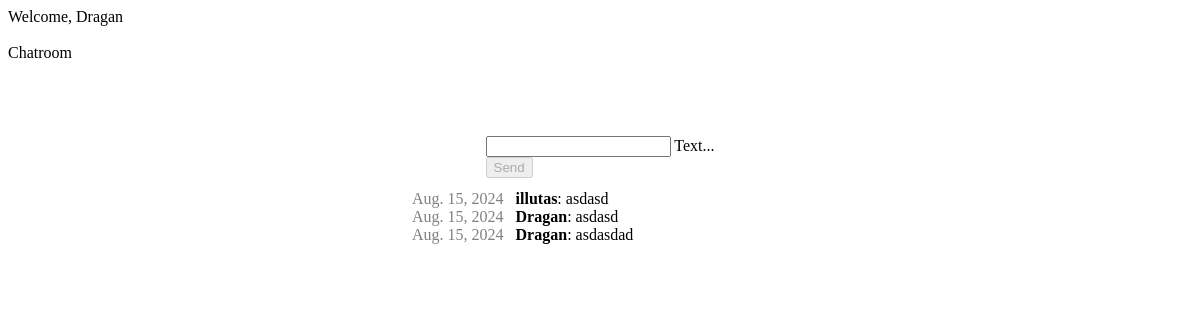
Before: /chat/ (signed in) with the older database file.
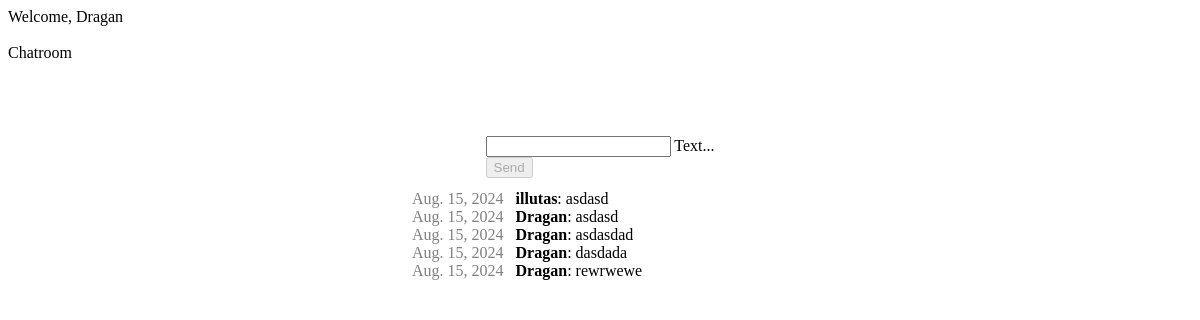
After: the same page with the newer database file.
### chat/models.py (models this page shows)
class Message(models.Model):
    text = models.CharField(max_length=500)
    created_at = models.DateField(default=date.today)
    author = models.ForeignKey(settings.AUTH_USER_MODEL, on_delete=models.CASCADE, related_name='author_message_set')
    receiver = models.ForeignKey(settings.AUTH_USER_MODEL, on_delete=models.CASCADE, related_name='receiver_message_set')
    chat = models.ForeignKey(Chat, on_delete=models.CASCADE, default=None, blank=True, null=True)

### chat/views.py (the view, shortened to what this page needs)
# urls.py: path('chat/', index, name='chat'),
@login_required(login_url='/login/')
def index(request):
    chatMessages = Message.objects.filter(chat__id=1)
    return render(request, 'chat/index.html', {'messages': chatMessages})

### chat/templates/chat/index.html (shortened to what this page needs)
{% extends "base.html" %} {% block content %}
<div class="page-content">
  {% if request.user.is_authenticated %}
  <form onsubmit="sendMessage(); return false" method="post">
    <div class="mdl-textfield mdl-js-textfield mdl-textfield--floating-label">
      <input
        class="mdl-textfield__input"
        name="textmessage"
        type="text"
        id="chatMsg"
        onkeyup="isMessageTextEmpty()"
      />
      <label class="mdl-textfield__label" for="sample3">Text...</label>
    </div>
    <button
      id="sendButton"
      class="mdl-button mdl-js-button mdl-button--raised mdl-js-ripple-effect mdl-button--accent"
      type="submit"
      disabled
    >
      Send
    </button>
  </form>
  <div class="chat-msg" id="msgContainer">
    {% for message in messages %}
    <div>
      <div>
        <span class="mr-8 gray">{{message.created_at}}</span>
        <b>{{message.author}}</b>: {{message.text}}
      </div>
    </div>
    {% endfor %}
  </div>
  {% else %}
  <h1>Sie sind nicht eingeloggt</h1>
  <p>Bitte loggen Sie sich ein <a href="/login/">Login</a></p>
  {% endif %}
</div>
{% endblock %}

### templates/base.html (shortened to what this page needs)
<!DOCTYPE html>
<html lang="en">
<head>
  <link rel="stylesheet" href="https://code.getmdl.io/1.3.0/material.indigo-pink.min.css" />
  {% load static %}
  <link rel="stylesheet" href="{% static 'css/style.css' %}" />
</head>
<body>
  <div class="mdl-layout mdl-js-layout mdl-layout--fixed-header">
    <header class="mdl-layout__header">
      <div class="mdl-layout__header-row">
        <span class="mdl-layout-title">
          {% if request.user.is_authenticated %} Welcome,
          {{request.user.username }} {% else %} Welcome, Guest {% endif %}
        </span>
        <nav class="sdl-navigation sdl-layout--large-screen-only">
          {% if request.user.is_authenticated %}
          <form onsubmit="logout(); return false">
            <button class="logoutBtn" type="submit">Logout</button>
          </form>
          {% endif %}
        </nav>
      </div>
    </header>
    <div class="mdl-layout__drawer">
      <span class="mdl-layout-title">Chatroom</span>
    </div>
    <main class="mdl-layout__content">
      {% block content %} {% endblock %}
    </main>
  </div>
</body>
</html>

### static/css/style.css (style rules this page uses)
.page-content { display: flex; flex-direction: column; justify-content: center; align-items: center; margin-top: 50px; padding: 24px; }
.chat-msg { max-width: 376px; width: 100%; margin-top: 12px; max-height: 700px; overflow-y: auto; }
button { width: fit-content; }
.gray { color: gray; }
.mr-8 { margin-right: 8px; }
.logoutBtn { border: none; outline: none; background-color: unset; color: white; cursor: pointer; }

Changed rows visible on the page:
added Message: created_at "Aug. 15, 2024", author "Dragan", text "dasdada"
added Message: created_at "Aug. 15, 2024", author "Dragan", text "rewrwewe"
